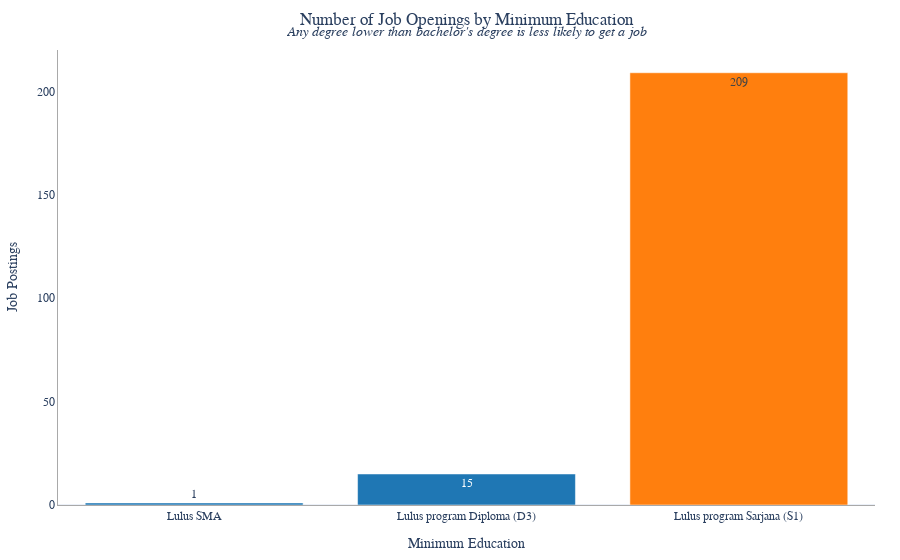

Notebook source saved alongside this figure:
### Markdown cell above
### Number of Jobs based on Education Requirements

### Code cell
temp_df = df.copy()
temp_df = temp_df.groupby('Minimum Education').count()['Id']

colors = ['#1F77B4']*3
colors[2] = "#FF7F0E"

fig = px.bar(temp_df, title='Number of Job Openings by Minimum Education',
            labels={'position':'Position', 'value':'Job Postings'},
            hover_data={'variable':False, 'value':':d'}, text_auto=True)
fig.update_layout(showlegend=False, yaxis_showgrid=False)
fig.update_traces(texttemplate="%{y:d}", marker_color=colors)
fig.add_annotation(xref='x domain', yref="y domain", x=0.5, y=1.06, font_size=14,
                   text="<i>Any degree lower than bachelor's degree is less likely to get a job</i>", showarrow=False)

fig.write_html("./static/plots/education.html")
fig.show()

### Figure 1 — Plotly figure (JSON) as saved in the notebook; plotly's stock layout.template omitted (floating-point values rounded to 4 significant figures)
{"data": [{"alignmentgroup": "True", "customdata": [["Id"], ["Id"], ["Id"]], "hovertemplate": "Minimum Education=%{x}<br>Job Postings=%{y:d}<extra></extra>", "legendgroup": "Id", "marker": {"color": ["#1F77B4", "#1F77B4", "#FF7F0E"], "pattern": {"shape": ""}}, "name": "Id", "offsetgroup": "Id", "orientation": "v", "showlegend": true, "textposition": "auto", "texttemplate": "%{y:d}", "type": "bar", "x": ["Lulus SMA", "Lulus program Diploma (D3)", "Lulus program Sarjana (S1)"], "xaxis": "x", "y": [1, 15, 209], "yaxis": "y"}], "layout": {"annotations": [{"font": {"size": 14}, "showarrow": false, "text": "<i>Any degree lower than bachelor's degree is less likely to get a job</i>", "x": 0.5, "xref": "x domain", "y": 1.06, "yref": "y domain"}], "barmode": "relative", "legend": {"title": {"text": "variable"}, "tracegroupgap": 0}, "showlegend": false, "title": {"text": "Number of Job Openings by Minimum Education"}, "xaxis": {"anchor": "y", "domain": [0, 1], "title": {"text": "Minimum Education"}}, "yaxis": {"anchor": "x", "domain": [0, 1], "showgrid": false, "title": {"text": "Job Postings"}}}}
